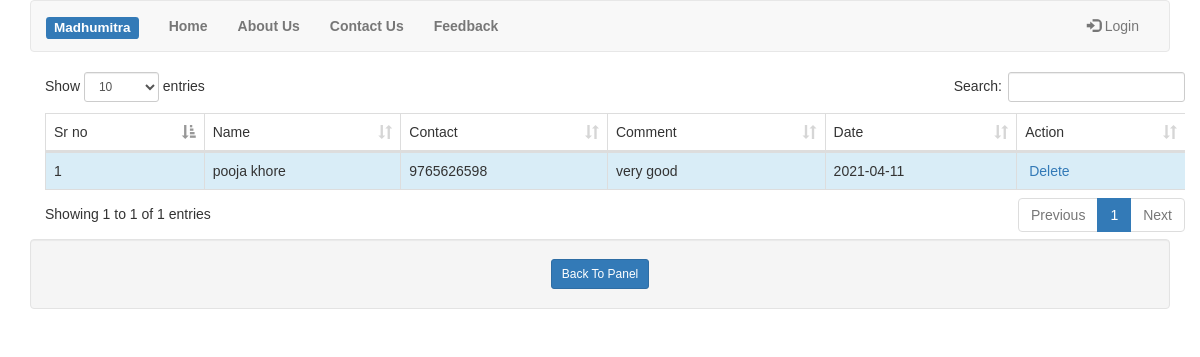
Screenshot of /feedback_list.php with the database file from the repository.
### tables this page shows
CREATE TABLE IF NOT EXISTS `feedback` (
  `fid` int(4) NOT NULL AUTO_INCREMENT,
  `name` varchar(30) NOT NULL,
  `contact` varchar(100) NOT NULL,
  `comment` varchar(50) NOT NULL,
  `udate` date NOT NULL,
  PRIMARY KEY (`fid`)
);

### feedback_list.php (the view, shortened to what this page needs)
<?php
include "dbi.php";
include "header.php";
?>
<div class="container">
<div class="table-responsive">
	<table id="stud_data" class="table table-hover table-striped table-bordered">
                          <thead>
                               <tr>
                                    <td>Sr no</td>
                                    <td>Name</td>
                                    <td>Contact</td>
                                    <td>Comment</td>
				    <td>Date</td>
				    <td>Action</td>
                               </tr>
                          </thead>
	<?php
		$query="select * from feedback";
		$result = mysqli_query($con,$query) or die(mysqli_error($con));
		$cnt=0;
		while($row=mysqli_fetch_array($result))
		{
			$cnt++;
			$id=$row["fid"];
			echo "<tr class='info'>";
			echo "<td>$cnt</td>";
			echo "<td>".$row["name"]."</td>";
			echo "<td>".$row["contact"]."</td>";
			echo "<td>".$row["comment"]."</td>";
			echo "<td>".$row["udate"]."</td>";
			echo "<td>";
			echo "&nbsp;<a href='feedback_del.php?fid=$id'>Delete</a>";
			echo "</td>";
			echo "</tr>";
		}
	?>
	</table>
	</div>
	</div>
<div class="well text-center" >
	<a href="admin.php" class="btn btn-sm btn-primary">Back To Panel</a>
</div>
<?php
include "footer.php";
?>

### header.php (style rules this page uses)
body { margin: 0; padding: 0; background :#FFFFFF; background-size: cover; background-position: center; font-family: sans-serif; }

### feedback_list.php (style rules this page uses)
body { margin: 0; padding: 0; background : url(images/gradient.jpeg); background-size: cover; background-position: center; font-family: sans-serif; }

### rows the page displays
feedback: name "pooja khore", contact "9765626598", comment "very good", udate "2021-04-11"
